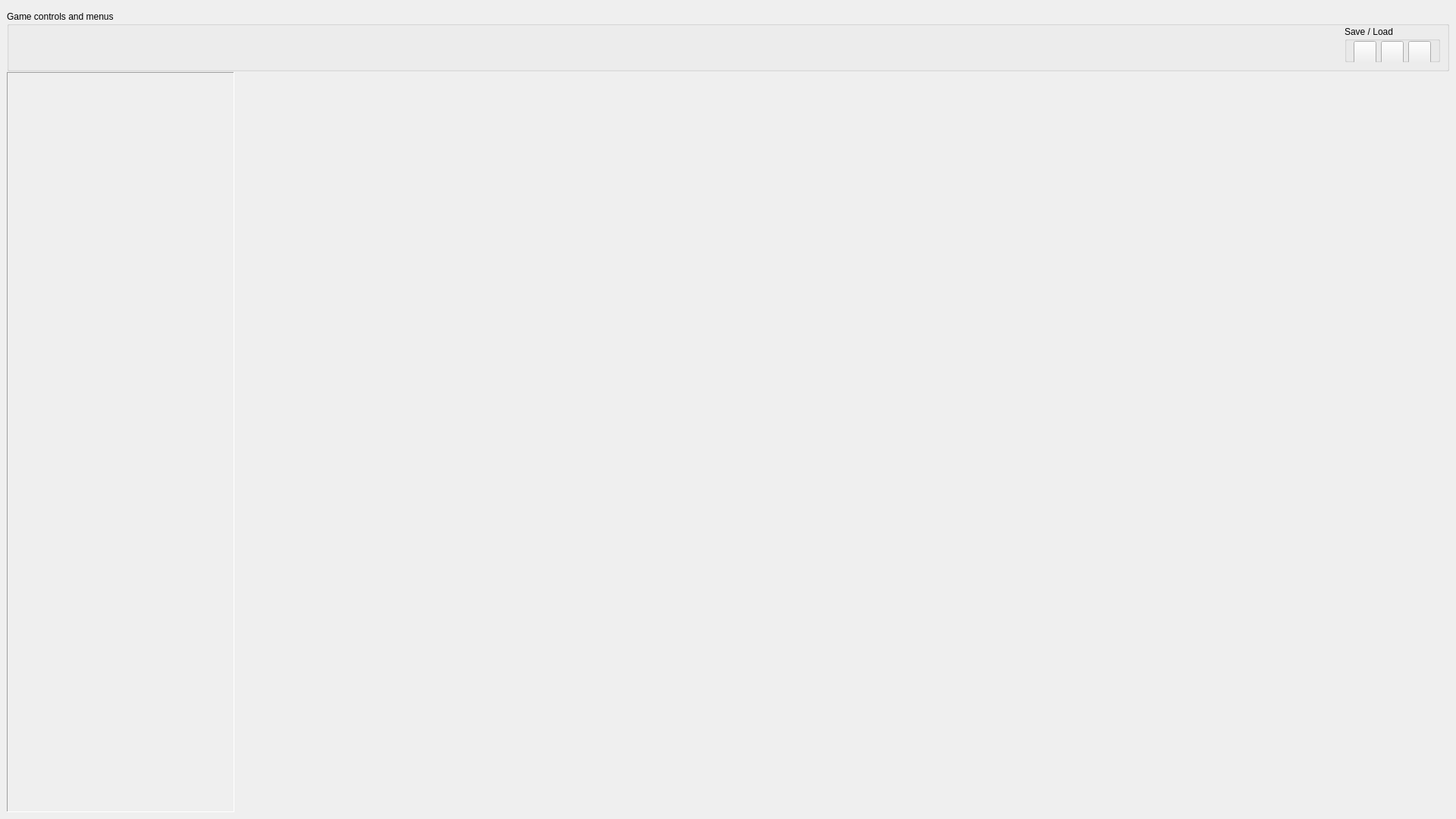
<?xml version="1.0" encoding="UTF-8"?>
<ui version="4.0">
 <class>MainWindow</class>
 <widget class="QMainWindow" name="MainWindow">
  <property name="geometry">
   <rect>
    <x>0</x>
    <y>0</y>
    <width>1920</width>
    <height>1080</height>
   </rect>
  </property>
  <property name="sizePolicy">
   <sizepolicy hsizetype="Expanding" vsizetype="Expanding">
    <horstretch>0</horstretch>
    <verstretch>0</verstretch>
   </sizepolicy>
  </property>
  <property name="windowTitle">
   <string>MainWindow</string>
  </property>
  <property name="tabShape">
   <enum>QTabWidget::Rounded</enum>
  </property>
  <widget class="QWidget" name="centralwidget">
   <layout class="QVBoxLayout" name="verticalLayout">
    <item>
     <widget class="QGroupBox" name="grbTopMenu">
      <property name="sizePolicy">
       <sizepolicy hsizetype="Preferred" vsizetype="Fixed">
        <horstretch>0</horstretch>
        <verstretch>0</verstretch>
       </sizepolicy>
      </property>
      <property name="minimumSize">
       <size>
        <width>0</width>
        <height>80</height>
       </size>
      </property>
      <property name="maximumSize">
       <size>
        <width>16777215</width>
        <height>70</height>
       </size>
      </property>
      <property name="title">
       <string>Game controls and menus</string>
      </property>
      <layout class="QHBoxLayout" name="horizontalLayout_2">
       <property name="topMargin">
        <number>0</number>
       </property>
       <property name="rightMargin">
        <number>9</number>
       </property>
       <property name="bottomMargin">
        <number>9</number>
       </property>
       <item>
        <spacer name="horizontalSpacer">
         <property name="orientation">
          <enum>Qt::Horizontal</enum>
         </property>
         <property name="sizeHint" stdset="0">
          <size>
           <width>1807</width>
           <height>20</height>
          </size>
         </property>
        </spacer>
       </item>
       <item>
        <widget class="QGroupBox" name="groupBox">
         <property name="title">
          <string>Save / Load</string>
         </property>
         <layout class="QHBoxLayout" name="horizontalLayout_3">
          <property name="topMargin">
           <number>0</number>
          </property>
          <item>
           <widget class="QPushButton" name="btnSave">
            <property name="sizePolicy">
             <sizepolicy hsizetype="Minimum" vsizetype="Minimum">
              <horstretch>0</horstretch>
              <verstretch>0</verstretch>
             </sizepolicy>
            </property>
            <property name="minimumSize">
             <size>
              <width>30</width>
              <height>30</height>
             </size>
            </property>
            <property name="text">
             <string/>
            </property>
            <property name="icon">
             <iconset>
              <normaloff>icons/floppy-disk-solid.svg</normaloff>icons/floppy-disk-solid.svg</iconset>
            </property>
            <property name="iconSize">
             <size>
              <width>20</width>
              <height>20</height>
             </size>
            </property>
           </widget>
          </item>
          <item>
           <widget class="QPushButton" name="btnLoad">
            <property name="sizePolicy">
             <sizepolicy hsizetype="Minimum" vsizetype="Minimum">
              <horstretch>0</horstretch>
              <verstretch>0</verstretch>
             </sizepolicy>
            </property>
            <property name="minimumSize">
             <size>
              <width>30</width>
              <height>30</height>
             </size>
            </property>
            <property name="text">
             <string/>
            </property>
            <property name="icon">
             <iconset>
              <normaloff>icons/upload-solid.svg</normaloff>icons/upload-solid.svg</iconset>
            </property>
            <property name="iconSize">
             <size>
              <width>20</width>
              <height>20</height>
             </size>
            </property>
           </widget>
          </item>
          <item>
           <widget class="QPushButton" name="btnNewGame">
            <property name="minimumSize">
             <size>
              <width>30</width>
              <height>30</height>
             </size>
            </property>
            <property name="text">
             <string/>
            </property>
            <property name="icon">
             <iconset>
              <normaloff>icons/square-plus-solid.svg</normaloff>icons/square-plus-solid.svg</iconset>
            </property>
            <property name="iconSize">
             <size>
              <width>20</width>
              <height>20</height>
             </size>
            </property>
           </widget>
          </item>
         </layout>
        </widget>
       </item>
      </layout>
     </widget>
    </item>
    <item>
     <layout class="QHBoxLayout" name="horizontalLayout">
      <item>
       <widget class="QScrollArea" name="scrSideMenu">
        <property name="minimumSize">
         <size>
          <width>300</width>
          <height>0</height>
         </size>
        </property>
        <property name="maximumSize">
         <size>
          <width>300</width>
          <height>16777215</height>
         </size>
        </property>
        <property name="frameShape">
         <enum>QFrame::Panel</enum>
        </property>
        <property name="widgetResizable">
         <bool>true</bool>
        </property>
        <property name="alignment">
         <set>Qt::AlignLeading|Qt::AlignLeft|Qt::AlignTop</set>
        </property>
        <widget class="QWidget" name="scrollAreaWidgetContents">
         <property name="geometry">
          <rect>
           <x>0</x>
           <y>0</y>
           <width>298</width>
           <height>972</height>
          </rect>
         </property>
         <layout class="QVBoxLayout" name="verticalLayout_3">
          <property name="spacing">
           <number>0</number>
          </property>
          <property name="leftMargin">
           <number>0</number>
          </property>
          <property name="topMargin">
           <number>0</number>
          </property>
          <property name="rightMargin">
           <number>0</number>
          </property>
          <property name="bottomMargin">
           <number>0</number>
          </property>
          <item>
           <layout class="QVBoxLayout" name="vloSideMenu">
            <property name="spacing">
             <number>6</number>
            </property>
           </layout>
          </item>
         </layout>
        </widget>
       </widget>
      </item>
      <item>
       <widget class="QLabel" name="lblDisplay">
        <property name="frameShape">
         <enum>QFrame::NoFrame</enum>
        </property>
        <property name="text">
         <string/>
        </property>
       </widget>
      </item>
     </layout>
    </item>
   </layout>
  </widget>
 </widget>
 <resources/>
 <connections/>
</ui>
